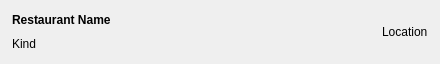
<?xml version="1.0" encoding="UTF-8"?>
<ui version="4.0">
 <class>RestaurantItemWidget</class>
 <widget class="QWidget" name="RestaurantItemWidget">
  <property name="geometry">
   <rect>
    <x>0</x>
    <y>0</y>
    <width>440</width>
    <height>64</height>
   </rect>
  </property>
  <property name="windowTitle">
   <string>Form</string>
  </property>
  <layout class="QHBoxLayout" name="horizontalLayout">
   <property name="leftMargin">
    <number>12</number>
   </property>
   <property name="rightMargin">
    <number>12</number>
   </property>
   <item>
    <layout class="QVBoxLayout" name="textLayout">
     <item>
      <widget class="QLabel" name="nameLabel">
       <property name="font">
        <font>
         <bold>true</bold>
        </font>
       </property>
       <property name="text">
        <string>Restaurant Name</string>
       </property>
      </widget>
     </item>
     <item>
      <widget class="QLabel" name="typeLabel">
       <property name="text">
        <string>Kind</string>
       </property>
      </widget>
     </item>
    </layout>
   </item>
   <item>
    <spacer name="spacer">
     <property name="orientation">
      <enum>Qt::Orientation::Horizontal</enum>
     </property>
     <property name="sizeHint" stdset="0">
      <size>
       <width>40</width>
       <height>20</height>
      </size>
     </property>
    </spacer>
   </item>
   <item>
    <widget class="QLabel" name="locationLabel">
     <property name="text">
      <string>Location</string>
     </property>
    </widget>
   </item>
  </layout>
 </widget>
 <resources/>
 <connections/>
</ui>
